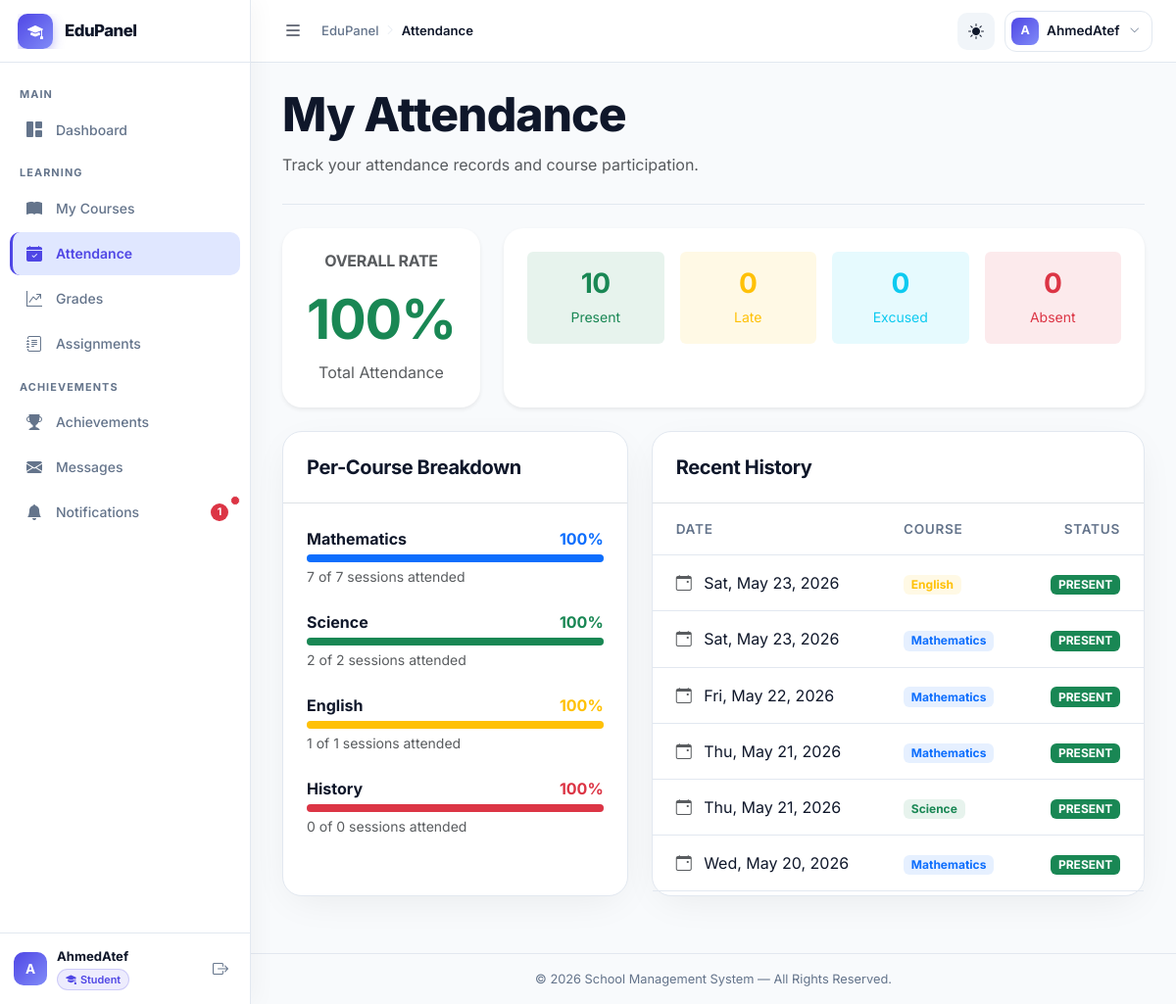
Screenshot of /modules/student/attendance.php (signed in) with the database file from the repository.
### tables this page shows
CREATE TABLE `attendance` (
  `id` int(11) NOT NULL AUTO_INCREMENT,
  `user_id` int(11) NOT NULL,
  `course_id` int(11) NOT NULL,
  `date` date NOT NULL,
  `status` enum('present','absent','late','excused') NOT NULL DEFAULT 'present',
  `recorded_at` timestamp NOT NULL DEFAULT current_timestamp(),
  PRIMARY KEY (`id`),
  UNIQUE KEY `uq_attendance` (`user_id`,`course_id`,`date`),
  KEY `fk_att_user` (`user_id`),
  KEY `fk_att_course` (`course_id`),
  CONSTRAINT `fk_att_course` FOREIGN KEY (`course_id`) REFERENCES `courses` (`id`) ON DELETE CASCADE,
  CONSTRAINT `fk_att_user` FOREIGN KEY (`user_id`) REFERENCES `users` (`id`) ON DELETE CASCADE
);

CREATE TABLE `courses` (
  `id` int(11) NOT NULL AUTO_INCREMENT,
  `name` varchar(150) NOT NULL,
  `description` text DEFAULT NULL,
  `icon` varchar(60) DEFAULT 'bi-book-fill',
  `color` enum('primary','success','warning','danger','info') DEFAULT 'primary',
  `teacher_id` int(11) DEFAULT NULL,
  `room_id` int(11) DEFAULT NULL,
  `created_at` timestamp NOT NULL DEFAULT current_timestamp(),
  PRIMARY KEY (`id`),
  KEY `fk_course_teacher` (`teacher_id`),
  KEY `fk_course_room` (`room_id`),
  CONSTRAINT `fk_course_room` FOREIGN KEY (`room_id`) REFERENCES `class_rooms` (`id`) ON DELETE SET NULL,
  CONSTRAINT `fk_course_teacher` FOREIGN KEY (`teacher_id`) REFERENCES `teachers` (`id`) ON DELETE SET NULL
);

### config/auth.php (called while the page is built, shortened)
<?php
function current_user_id(): int
{
    return (int) ($_SESSION['user_id'] ?? 0);
}

### modules/student/attendance.php (the view, shortened to what this page needs)
<?php
require_once BASE_PATH . '/config/connect.php';
require_once BASE_PATH . '/config/auth.php';
$userId = current_user_id();
$stmtStats = $conn->prepare("
    SELECT
        COUNT(*) AS total_days,
        SUM(CASE WHEN status = 'present' THEN 1 ELSE 0 END) AS present_days,
        SUM(CASE WHEN status = 'absent' THEN 1 ELSE 0 END) AS absent_days,
        SUM(CASE WHEN status = 'late' THEN 1 ELSE 0 END) AS late_days,
        SUM(CASE WHEN status = 'excused' THEN 1 ELSE 0 END) AS excused_days
    FROM attendance
    WHERE user_id = ?
");
$stmtStats->bind_param('i', $userId);
$stmtStats->execute();
$stats = $stmtStats->get_result()->fetch_assoc();
$totalDays = (int) ($stats['total_days'] ?? 0);
$presentDays = (int) ($stats['present_days'] ?? 0);
$absentDays = (int) ($stats['absent_days'] ?? 0);
$lateDays = (int) ($stats['late_days'] ?? 0);
$excusedDays = (int) ($stats['excused_days'] ?? 0);
$goodDays = $presentDays + $lateDays + $excusedDays;
$overallPercent = $totalDays > 0 ? round(($goodDays / $totalDays) * 100) : 100;
$stmtCourses = $conn->prepare("
    SELECT
        c.name, c.color,
        COUNT(a.id) AS total_sessions,
        SUM(CASE WHEN a.status IN ('present', 'late', 'excused') THEN 1 ELSE 0 END) AS attended_sessions
    FROM enrollments e
    JOIN courses c ON c.id = e.course_id
    LEFT JOIN attendance a ON a.course_id = c.id AND a.user_id = ?
    WHERE e.user_id = ?
    GROUP BY c.id
");
$stmtCourses->bind_param('ii', $userId, $userId);
$stmtCourses->execute();
$courseStats = $stmtCourses->get_result()->fetch_all(MYSQLI_ASSOC);
$stmtHistory = $conn->prepare("
    SELECT a.date, a.status, c.name AS course_name, c.color AS course_color
    FROM attendance a
    JOIN courses c ON c.id = a.course_id
    WHERE a.user_id = ?
    ORDER BY a.date DESC, a.recorded_at DESC
    LIMIT 30
");
$stmtHistory->bind_param('i', $userId);
$stmtHistory->execute();
$history = $stmtHistory->get_result()->fetch_all(MYSQLI_ASSOC);
require_once BASE_PATH . '/includes/header.php';
?>
<div class="dashboard-hero mb-4">
    <div class="dashboard-hero-text">
        <h1 class="dashboard-title">My Attendance</h1>
        <p class="text-muted mb-0">Track your attendance records and course participation.</p>
    </div>
</div>
<div class="row g-4 mb-4">
    <div class="col-md-6 col-xl-3">
        <div class="dashboard-card h-100 border-0 shadow-sm text-center">
            <h6 class="text-muted text-uppercase mb-3">Overall Rate</h6>
            <h1 class="display-4 fw-bold text-<?= $overallPercent >= 80 ? 'success' : ($overallPercent >= 60 ? 'warning' : 'danger'); ?>">
                <?= $overallPercent; ?>%
            </h1>
            <p class="text-muted mb-0">Total Attendance</p>
        </div>
    </div>
    <div class="col-md-6 col-xl-9">
        <div class="dashboard-card h-100 border-0 shadow-sm">
            <div class="card-body d-flex flex-column justify-content-center">
                <div class="row text-center g-3">
                    <div class="col-6 col-md-3">
                        <div class="p-3 bg-success bg-opacity-10 rounded">
                            <h3 class="fw-bold text-success mb-1"><?= $presentDays; ?></h3>
                            <span class="text-success small">Present</span>
                        </div>
                    </div>
                    <div class="col-6 col-md-3">
                        <div class="p-3 bg-warning bg-opacity-10 rounded">
                            <h3 class="fw-bold text-warning mb-1"><?= $lateDays; ?></h3>
                            <span class="text-warning small">Late</span>
                        </div>
                    </div>
                    <div class="col-6 col-md-3">
                        <div class="p-3 bg-info bg-opacity-10 rounded">
                            <h3 class="fw-bold text-info mb-1"><?= $excusedDays; ?></h3>
                            <span class="text-info small">Excused</span>
                        </div>
                    </div>
                    <div class="col-6 col-md-3">
                        <div class="p-3 bg-danger bg-opacity-10 rounded">
                            <h3 class="fw-bold text-danger mb-1"><?= $absentDays; ?></h3>
                            <span class="text-danger small">Absent</span>
                        </div>
                    </div>
                </div>
            </div>
        </div>
    </div>
</div>
<div class="row g-4">
    <div class="col-lg-5">
        <div class="dashboard-card h-100" style="padding: 0;">
            <div class="border-bottom p-4">
                <h5 class="mb-0 fw-bold" style="color: var(--app-text);">Per-Course Breakdown</h5>
            </div>
            <div class="p-4">
                <?php foreach ($courseStats as $cs):
                    $total = (int) $cs['total_sessions'];
                    $attended = (int) $cs['attended_sessions'];
                    $pct = $total > 0 ? round(($attended / $total) * 100) : 100;
                    $color = $cs['color'] ?: 'primary';
                ?>
                    <div class="mb-4">
                        <div class="d-flex justify-content-between mb-1">
                            <span class="fw-bold"><?= htmlspecialchars($cs['name']); ?></span>
                            <span class="fw-bold text-<?= $color; ?>"><?= $pct; ?>%</span>
                        </div>
                        <div class="progress" style="height: 8px;">
                            <div class="progress-bar bg-<?= $color; ?>" role="progressbar" style="width: <?= $pct; ?>%" aria-valuenow="<?= $pct; ?>" aria-valuemin="0" aria-valuemax="100"></div>
                        </div>
                        <small class="text-muted d-block mt-1"><?= $attended; ?> of <?= $total; ?> sessions attended</small>
                    </div>
                <?php endforeach; ?>
            </div>
        </div>
    </div>
    <div class="col-lg-7">
        <div class="dashboard-card h-100" style="padding: 0;">
            <div class="border-bottom p-4">
                <h5 class="mb-0 fw-bold" style="color: var(--app-text);">Recent History</h5>
            </div>
            <div class="p-0">
                <?php if (empty($history)): ?>
                    <div class="text-center py-5">
                        <p class="text-muted">No attendance records found.</p>
                    </div>
                <?php else: ?>
                    <div class="table-responsive" style="max-height: 400px; overflow-y: auto;">
                        <table class="table table-hover align-middle mb-0">
                            <thead class="table-light sticky-top">
                                <tr>
                                    <th class="ps-4">Date</th>
                                    <th>Course</th>
                                    <th class="pe-4 text-end">Status</th>
                                </tr>
                            </thead>
                            <tbody>
                                <?php foreach ($history as $h):
                                    $cColor = $h['course_color'] ?: 'primary';
                                    $status = $h['status'];
                                    $badgeClass = 'bg-secondary';
                                    if ($status === 'present') $badgeClass = 'bg-success';
                                ?>
                                    <tr>
                                        <td class="ps-4">
                                            <i class="bi bi-calendar-event text-muted me-2"></i>
                                            <?= date('D, M d, Y', strtotime($h['date'])); ?>
                                        </td>
                                        <td>
                                            <span class="badge bg-<?= $cColor; ?> bg-opacity-10 text-<?= $cColor; ?>">
                                                <?= htmlspecialchars($h['course_name']); ?>
                                            </span>
                                        </td>
                                        <td class="pe-4 text-end">
                                            <span class="badge <?= $badgeClass; ?> text-uppercase" style="font-size: 0.75rem;">
                                                <?= $status; ?>
                                            </span>
                                        </td>
                                    </tr>
                                <?php endforeach; ?>
                            </tbody>
                        </table>
                    </div>
                <?php endif; ?>
            </div>
        </div>
    </div>
</div>
<?php require_once BASE_PATH . '/includes/footer.php'; ?>

### assets/css/custom.css (style rules this page uses)
:root { --app-bg: #f8fafc; --app-surface: #ffffff; --app-surface-soft: #f1f5f9; --app-text: #0f172a; --app-muted: #64748b; --app-border: #e2e8f0; --app-primary: #4f46e5; --app-primary-soft: #e0e7ff; --app-success: #10b981; --app-warning: #f59e0b; --app-danger: #ef4444; --app-shadow: 0 10px 40px -10px rgba(0,0,0,0.08); --app-shadow-hover: 0 20px 40px -10px rgba(0,0,0,0.12); --sidebar-width: 256px; --sidebar-collapsed-width: 72px; --topbar-height: 64px; --sidebar-transition: 0.28s cubic-bezier(0.4, 0, 0.2, 1); }
html, body { height: 100%; overflow: hidden; }
body { background: var(--app-bg); color: var(--app-text); font-family: "Inter", "Poppins", system-ui, -apple-system, "Segoe UI", Roboto, Arial, sans-serif; letter-spacing: 0; transition: background-color 0.3s ease, color 0.3s ease; }
h1, h2, h3, h4, h5, h6 { font-weight: 700; letter-spacing: -0.02em; }
.dashboard-title { color: var(--app-text); font-size: clamp(2rem, 4vw, 3.35rem); font-weight: 800; line-height: 1.05; }
.table { margin-bottom: 0; --bs-table-bg: transparent; --bs-table-color: var(--app-text); border-color: var(--app-border); }
.table>thead>tr>th { border-bottom-width: 1px; border-bottom-color: var(--app-border); font-weight: 600; color: var(--app-muted); text-transform: uppercase; font-size: 0.85rem; letter-spacing: 0.05em; padding: 16px; background: transparent !important; }
.table>tbody>tr>td { border-bottom-color: var(--app-border); padding: 16px; vertical-align: middle; }
.dashboard-card { background: var(--app-surface); border: 1px solid var(--app-border); border-radius: 20px; box-shadow: var(--app-shadow); padding: 24px; transition: box-shadow 0.25s ease, border-color 0.25s ease; }
.dashboard-hero { display: flex; align-items: flex-start; justify-content: space-between; gap: 20px; flex-wrap: wrap; padding-bottom: 28px; border-bottom: 1px solid var(--app-border); margin-bottom: 28px; }
.dashboard-hero-text { display: flex; flex-direction: column; align-items: flex-start; gap: 6px; flex: 1; min-width: 260px; }

### rows the page displays
attendance: date "Sat, May 23, 2026", course.name "English", status "PRESENT"
attendance: date "Sat, May 23, 2026", course.name "Mathematics", status "PRESENT"
attendance: date "Fri, May 22, 2026", course.name "Mathematics", status "PRESENT"
attendance: date "Thu, May 21, 2026", course.name "Mathematics", status "PRESENT"
attendance: date "Thu, May 21, 2026", course.name "Science", status "PRESENT"
attendance: date "Wed, May 20, 2026", course.name "Mathematics", status "PRESENT"

### other values shown
$unreadCount "1"
substr($_SESSION['username'] ?? 'U', 0, 1) "A"
$_SESSION['username'] "AhmedAtef"
role_label($currentRole) "Student"
$overallPercent "100"
$presentDays "10"
$lateDays "0"
$excusedDays "0"
$absentDays "0"
$cs['name'] "Mathematics"
$pct "100"
$attended "7"
$total "7"
$cs['name'] "Science"
$attended "2"
